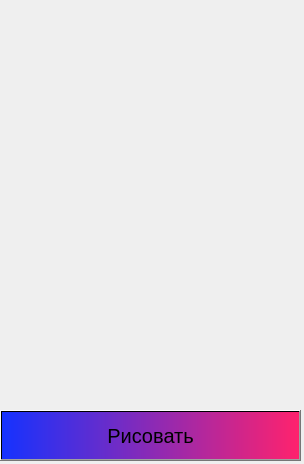
<?xml version="1.0" encoding="UTF-8"?>
<ui version="4.0">
 <class>Form</class>
 <widget class="QWidget" name="Form">
  <property name="geometry">
   <rect>
    <x>0</x>
    <y>0</y>
    <width>304</width>
    <height>464</height>
   </rect>
  </property>
  <property name="windowTitle">
   <string>Form</string>
  </property>
  <widget class="QPushButton" name="drw">
   <property name="geometry">
    <rect>
     <x>0</x>
     <y>410</y>
     <width>301</width>
     <height>51</height>
    </rect>
   </property>
   <property name="font">
    <font>
     <pointsize>15</pointsize>
    </font>
   </property>
   <property name="styleSheet">
    <string notr="true">background-color: qlineargradient(spread:pad, x1:0, y1:0, x2:1, y2:0, stop:0 rgba(21, 50, 255, 255), stop:1 rgba(255, 34, 109, 255));</string>
   </property>
   <property name="text">
    <string>Рисовать</string>
   </property>
  </widget>
  <widget class="QLabel" name="label">
   <property name="geometry">
    <rect>
     <x>0</x>
     <y>0</y>
     <width>291</width>
     <height>381</height>
    </rect>
   </property>
   <property name="text">
    <string/>
   </property>
  </widget>
 </widget>
 <resources/>
 <connections/>
</ui>
